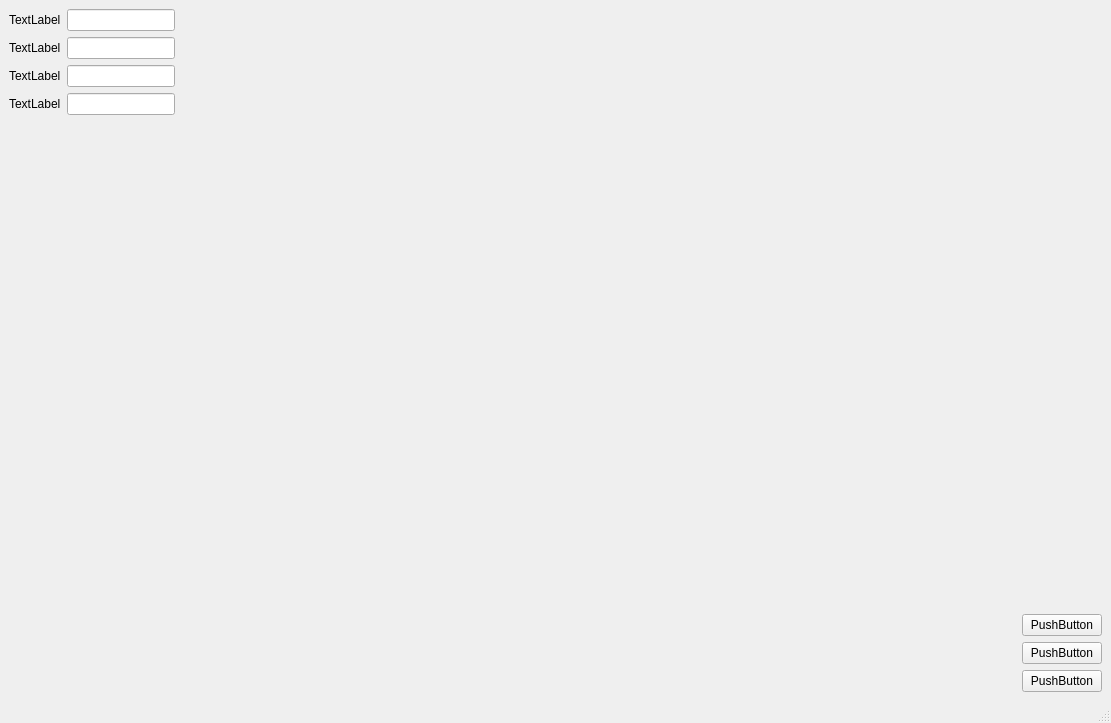
<?xml version="1.0" encoding="UTF-8"?>
<ui version="4.0">
 <class>MainWindow</class>
 <widget class="QMainWindow" name="MainWindow">
  <property name="geometry">
   <rect>
    <x>0</x>
    <y>0</y>
    <width>1111</width>
    <height>723</height>
   </rect>
  </property>
  <property name="windowTitle">
   <string>MainWindow</string>
  </property>
  <widget class="QWidget" name="centralwidget">
   <layout class="QHBoxLayout" name="horizontalLayout">
    <item>
     <layout class="QFormLayout" name="formLayout">
      <item row="0" column="0">
       <widget class="QLabel" name="label">
        <property name="text">
         <string>TextLabel</string>
        </property>
       </widget>
      </item>
      <item row="0" column="1">
       <widget class="QLineEdit" name="lineEdit">
        <property name="sizePolicy">
         <sizepolicy hsizetype="Fixed" vsizetype="Fixed">
          <horstretch>0</horstretch>
          <verstretch>0</verstretch>
         </sizepolicy>
        </property>
       </widget>
      </item>
      <item row="1" column="0">
       <widget class="QLabel" name="label_2">
        <property name="text">
         <string>TextLabel</string>
        </property>
       </widget>
      </item>
      <item row="2" column="0">
       <widget class="QLabel" name="label_3">
        <property name="text">
         <string>TextLabel</string>
        </property>
       </widget>
      </item>
      <item row="3" column="0">
       <widget class="QLabel" name="label_4">
        <property name="text">
         <string>TextLabel</string>
        </property>
       </widget>
      </item>
      <item row="1" column="1">
       <widget class="QLineEdit" name="lineEdit_2">
        <property name="sizePolicy">
         <sizepolicy hsizetype="Fixed" vsizetype="Fixed">
          <horstretch>0</horstretch>
          <verstretch>0</verstretch>
         </sizepolicy>
        </property>
       </widget>
      </item>
      <item row="2" column="1">
       <widget class="QLineEdit" name="lineEdit_3">
        <property name="sizePolicy">
         <sizepolicy hsizetype="Fixed" vsizetype="Fixed">
          <horstretch>0</horstretch>
          <verstretch>0</verstretch>
         </sizepolicy>
        </property>
       </widget>
      </item>
      <item row="3" column="1">
       <widget class="QLineEdit" name="lineEdit_4">
        <property name="sizePolicy">
         <sizepolicy hsizetype="Fixed" vsizetype="Fixed">
          <horstretch>0</horstretch>
          <verstretch>0</verstretch>
         </sizepolicy>
        </property>
       </widget>
      </item>
     </layout>
    </item>
    <item>
     <widget class="MyConsoleWidget" name="qConsole" native="true">
      <property name="sizePolicy">
       <sizepolicy hsizetype="Expanding" vsizetype="Preferred">
        <horstretch>0</horstretch>
        <verstretch>0</verstretch>
       </sizepolicy>
      </property>
     </widget>
    </item>
    <item>
     <layout class="QVBoxLayout" name="verticalLayout">
      <item>
       <spacer name="verticalSpacer">
        <property name="orientation">
         <enum>Qt::Vertical</enum>
        </property>
        <property name="sizeHint" stdset="0">
         <size>
          <width>20</width>
          <height>40</height>
         </size>
        </property>
       </spacer>
      </item>
      <item>
       <widget class="QPushButton" name="pushButton_2">
        <property name="text">
         <string>PushButton</string>
        </property>
       </widget>
      </item>
      <item>
       <widget class="QPushButton" name="pushButton_3">
        <property name="text">
         <string>PushButton</string>
        </property>
       </widget>
      </item>
      <item>
       <widget class="QPushButton" name="pushButton">
        <property name="text">
         <string>PushButton</string>
        </property>
       </widget>
      </item>
     </layout>
    </item>
   </layout>
  </widget>
  <widget class="QMenuBar" name="menubar">
   <property name="geometry">
    <rect>
     <x>0</x>
     <y>0</y>
     <width>1111</width>
     <height>21</height>
    </rect>
   </property>
  </widget>
  <widget class="QStatusBar" name="statusbar"/>
 </widget>
 <customwidgets>
  <customwidget>
   <class>MyConsoleWidget</class>
   <extends>QWidget</extends>
   <header>main_window_ui</header>
   <container>1</container>
  </customwidget>
 </customwidgets>
 <resources/>
 <connections/>
</ui>
